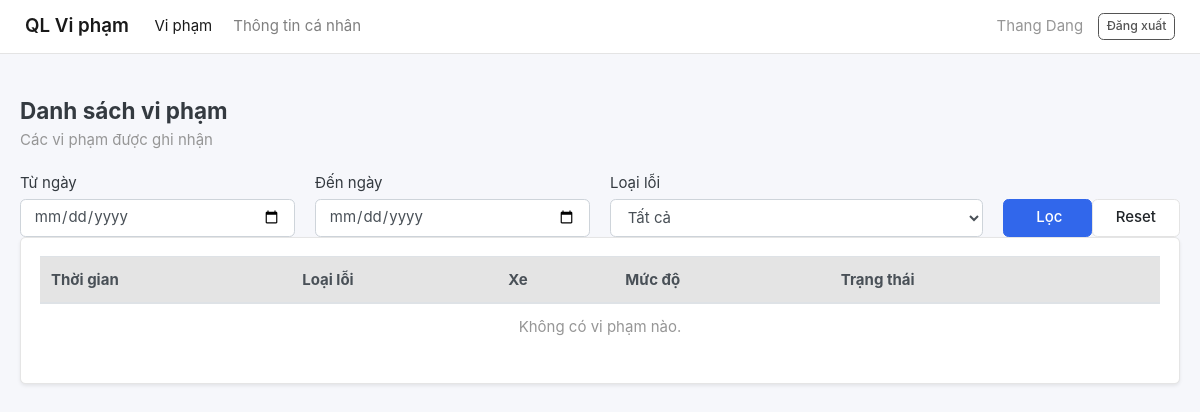
/violations/list/ (signed in), run on an earlier commit of the app's database.
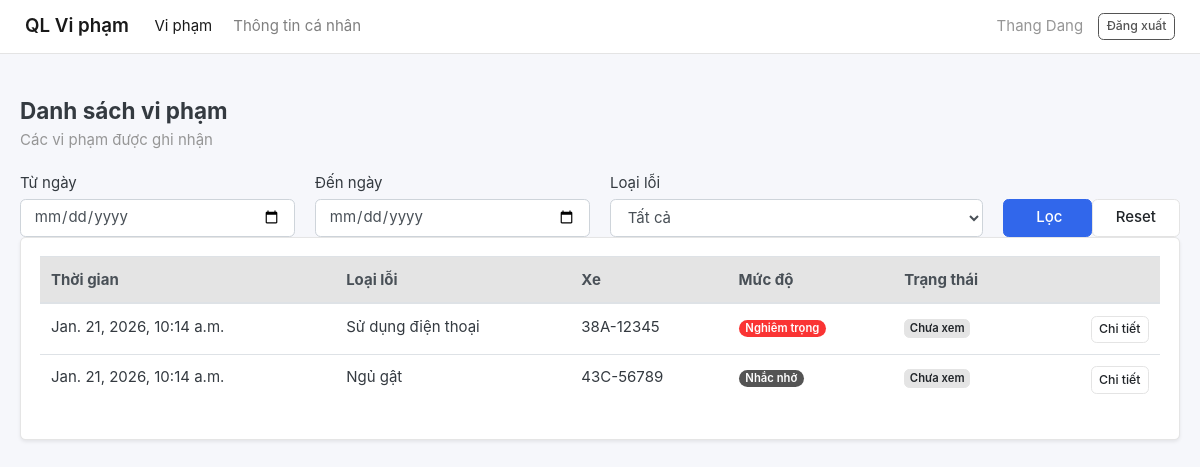
And on a later commit of the database.
### accounts/models.py (models this page shows, shortened)
class Account(AbstractBaseUser):
    first_name = models.CharField(max_length=50)
    last_name = models.CharField(max_length=50)
    username = models.CharField(max_length=50, unique=True)
    email = models.EmailField(max_length=100, unique=True)
    phone_number = models.CharField(max_length=15)
    date_joined = models.DateTimeField(auto_now_add=True)
    last_login = models.DateTimeField(auto_now=True)
    is_admin = models.BooleanField(default=False)
    is_staff = models.BooleanField(default=False)
    is_active = models.BooleanField(default=True)
    is_superadmin = models.BooleanField(default=False)
    USERNAME_FIELD = 'email'
    REQUIRED_FIELDS = ['username', 'first_name', 'last_name']
    objects = MyAccountManager()
    def get_full_name(self):
        return f"{self.first_name} {self.last_name}"

### violations/models.py (models this page shows, shortened)
class Violation(models.Model):
    category = models.ForeignKey(Category, on_delete=models.CASCADE)
    reporter = models.ForeignKey(Account, on_delete=models.CASCADE)
    vehicle = models.ForeignKey(Vehicle, on_delete=models.CASCADE)
    title = models.CharField(max_length=200, default ="Violation Report")
    description = models.TextField()
    reported_at = models.DateTimeField(auto_now_add=True)
    image = models.ImageField(upload_to='violations/', null=True, blank=True)
    viewed = models.BooleanField(default=False)
    class Meta:
        verbose_name = "Violation"
        verbose_name_plural = "Violations"
        ordering = ['-reported_at']

### categories/models.py (models this page shows, shortened)
class Category(models.Model):
    name = models.CharField(max_length=100)
    description = models.TextField(blank=True, null=True)
    severality_level = models.IntegerField(default=1)
    is_active = models.BooleanField(default=True)
    created_at = models.DateTimeField(auto_now_add=True)
    class Meta:
        verbose_name = "Category"
        verbose_name_plural = "Categories"
        ordering = ['name']

### vehicles/models.py (models this page shows, shortened)
class Vehicle(models.Model):
    license_plate = models.CharField(max_length=20, unique=True)
    model = models.CharField(max_length=100)
    registration_date = models.DateField()

### violations/views.py (the view)
# urls.py: path('list/', views.violation_list, name='violation_list'),
@login_required
def violation_list(request):
    qs = Violation.objects.filter(reporter=request.user).select_related(
        "category", "vehicle", "reporter"
    ).order_by("-reported_at")
    from_date_str = request.GET.get("from_date", "").strip()
    to_date_str = request.GET.get("to_date", "").strip()
    selected_category = request.GET.get("category", "").strip()
    from_date = parse_date(from_date_str) if from_date_str else None
    to_date = parse_date(to_date_str) if to_date_str else None
    if from_date:
        qs = qs.filter(reported_at__date__gte=from_date)
    if to_date:
        qs = qs.filter(reported_at__date__lte=to_date)
    if selected_category:
        qs = qs.filter(category_id=selected_category)
    context = {
        "violations": qs,
        "links": Category.objects.all().order_by("name"),  # danh sách category cho dropdown
        "from_date": from_date_str,
        "to_date": to_date_str,
        "selected_category": selected_category,
    }
    return render(request, "violation_list.html", context)

### categories/context_processors.py (called while the page is built)
def menu_links(request):
    links = Category.objects.all()
    return dict(links=links)

### templates/violation_list.html (shortened to what this page needs)
{% extends "base.html" %} {% block content %}
<div class="container">
  <div class="page-header d-flex justify-content-between align-items-center">
    <div>
      <h4 class="mb-1">Danh sách vi phạm</h4>
      <div class="text-muted">Các vi phạm được ghi nhận</div>
    </div>
  </div>
  <form method="get" class="row g-3 align-items-end">
  <div class="col-md-3">
    <label class="form-label">Từ ngày</label>
    <input type="date" class="form-control" name="from_date" value="{{ from_date|default:'' }}">
  </div>
  <div class="col-md-3">
    <label class="form-label">Đến ngày</label>
    <input type="date" class="form-control" name="to_date" value="{{ to_date|default:'' }}">
  </div>
  <div class="col-md-4">
    <label class="form-label">Loại lỗi</label>
    <select class="form-control" name="category">
      <option value="">Tất cả</option>
    </select>
  </div>
  <div class="col-md-2 d-flex gap-2">
    <button class="btn btn-primary w-100" type="submit">
       Lọc
    </button>
    <a class="btn btn-light w-100" href="{% url 'violation_list' %}">
      Reset
    </a>
  </div>
</form>
  <div class="card shadow-sm">
    <div class="card-body">
      <table class="table table-hover">
        <thead class="thead-light">
          <tr>
            <th>Thời gian</th>
            <th>Loại lỗi</th>
            <th>Xe</th>
            <th>Mức độ</th>
            <th>Trạng thái</th>
            <th></th>
          </tr>
        </thead>
        <tbody>
          {% if not violations %}
          <tr>
            <td colspan="6" class="text-center text-muted">
              Không có vi phạm nào.
            </td>
          </tr>
          {% endif %}
          {% for violation in violations %}
          <tr>
            <td>{{ violation.reported_at }}</td>
            <td>{{violation.category.name}}</td>
            <td>{{ violation.vehicle.license_plate }}</td>
            <td>
              <span
                class="badge badge-pill {% if violation.category.severality_level == 2 %} badge-danger {% else %} badge-secondary {% endif %}"
              >
                {% if violation.category.severality_level == 2 %} Nghiêm trọng
                {% else %} Nhắc nhở {% endif %}
              </span>
            </td>
            <td>
              {% if violation.viewed %}
              <span class="badge badge-success">Đã xem</span>
              {% else %}
              <span class="badge badge-light border">Chưa xem</span>
              {% endif %}
            <td class="text-right">
              <a class="btn btn-light btn-sm" href="{% url 'violation_detail' violation.id %}">
  Chi tiết
</a>
            </td>
          </tr>
          {% endfor %}
        </tbody>
      </table>
    </div>
  </div>
</div>
{% endblock %}

### templates/base.html (shortened to what this page needs)
{% load static %}
<!doctype html>
<html lang="vi">
  <head>
    <link rel="stylesheet" href="{% static 'css/bootstrap.css' %}" />
    <link rel="stylesheet" href="{% static 'css/ui.css' %}" />
    <link rel="stylesheet" href="{% static 'css/responsive.css' %}" />
  </head>
  <body>
    <nav class="navbar navbar-expand-lg navbar-light bg-white border-bottom">
      <div class="container">
        <a
          class="navbar-brand font-weight-bold"
          href="{% url 'violation_list' %}"
          >QL Vi phạm</a
        >
        <ul class="navbar-nav mr-auto">
          <li
            class="nav-item {% if request.resolver_match.url_name == 'violation_list' %}active{% endif %}"
          >
            <a class="nav-link" href="{% url 'violation_list' %}">Vi phạm</a>
          </li>
          <li class="nav-item">
            <a class="nav-link" href="{% url 'profile' %}">Thông tin cá nhân</a>
          </li>
        </ul>
        <div class="d-flex align-items-center">
          {% if request.user.is_authenticated %}
          <span class="text-muted mr-3">
            {{ request.user.get_full_name|default:request.user.email }}
          </span>
          <a class="btn btn-outline-secondary btn-sm" href="{% url 'logout' %}">
            Đăng xuất
          </a>
          {% else %}
          <a class="btn btn-primary btn-sm" href="{% url 'login' %}">
            Đăng nhập
          </a>
          {% endif %}
        </div>
      </div>
    </nav>
    <main class="container py-4">
       {% block content %}{% endblock %}
    </main>
  </body>
</html>

### static/css/ui.css (style rules this page uses)
html { font-family: "Inter", sans-serif; font-size: 15px; }
.bg-white { background-color: #fff; }
.btn-light { background-color: #fff; border-color: #e4e4e4; }

### templates/base.html (style rules this page uses)
body { background: #f6f7fb; }
.page-header { padding: 20px 0; }
.badge-pill { border-radius: 999px; }

What changed in the data, as far as the page shows it:
added Violation: reported_at "Jan. 21, 2026, 10:14 a.m.", category.name "Sử dụng điện thoại", vehicle.license_plate "38A-12345", shows "Nghiêm trọng", viewed "Chưa xem"
added Violation: reported_at "Jan. 21, 2026, 10:14 a.m.", category.name "Ngủ gật", vehicle.license_plate "43C-56789", shows "Nhắc nhở", viewed "Chưa xem"
Also different on the page:
text no longer shown: "Không có vi phạm nào."
